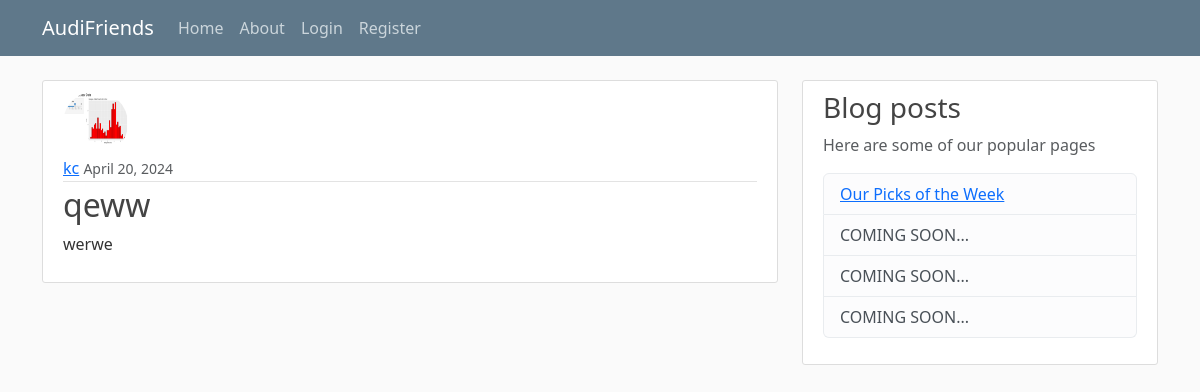
The page /post/33/ on the database its author committed.
### blog/models.py (models this page shows, shortened)
class Post(models.Model):
    title = models.CharField(max_length=100)
    content = models.TextField()
    date_posted = models.DateTimeField(default=timezone.now)
    author = models.ForeignKey(User, on_delete=models.CASCADE)

### users/models.py (models this page shows, shortened)
class Profile(models.Model):
    user = models.OneToOneField(User, on_delete=models.CASCADE)
    """
    CASCADE: if delete user, delete profile
    if delete profile, user still exist
    """
    image = models.ImageField(default='default.jpg', upload_to='profile_pics')

### blog/views.py (the view)
# urls.py: path('post/<int:pk>/', PostDetailView.as_view(), name='post-detail'),
class PostDetailView(DetailView):
    model = Post
    template_name = 'blog/post_detail.html'
    context_object_name = 'post'

### blog/templates/blog/post_detail.html (shortened to what this page needs)
{% extends "blog/base.html" %}
{% block content %}
<article class="media content-section">
    <img class="rounded-circle article-img" src="{{ post.author.profile.image.url }}">
    <div class="media-body">
        <div class="article-metadata">
            <a class="mr-2" href="{% url 'user-posts' post.author.username %}">{{ post.author }}</a>
            <small class="text-muted">{{ post.date_posted|date:"F d, Y" }}</small>
        </div>
        <h2 class="article-title">
            {{ post.title }}
        </h2>
        <p class="article-content">{{ post.content }}</p>
    </div>
</article>
{% endblock content %}

### blog/static/blog/main.css (style rules this page uses)
body { background: #fafafa; color: #333333; margin-top: 5rem; }
h1, h2, h3, h4, h5, h6 { color: #444444; }
.content-section { background: #ffffff; padding: 10px 20px; border: 1px solid #dddddd; border-radius: 3px; margin-bottom: 20px; }
.article-title { color: #444444; }
.article-content { white-space: pre-line; }
.article-img { height: 65px; width: 65px; margin-right: 16px; }
.article-metadata { padding-bottom: 1px; margin-bottom: 4px; border-bottom: 1px solid #e3e3e3 }

### rows shown on the page
Post: author.profile.image (picture), author "kc", date_posted "April 20, 2024", title "qeww", content "werwe"
